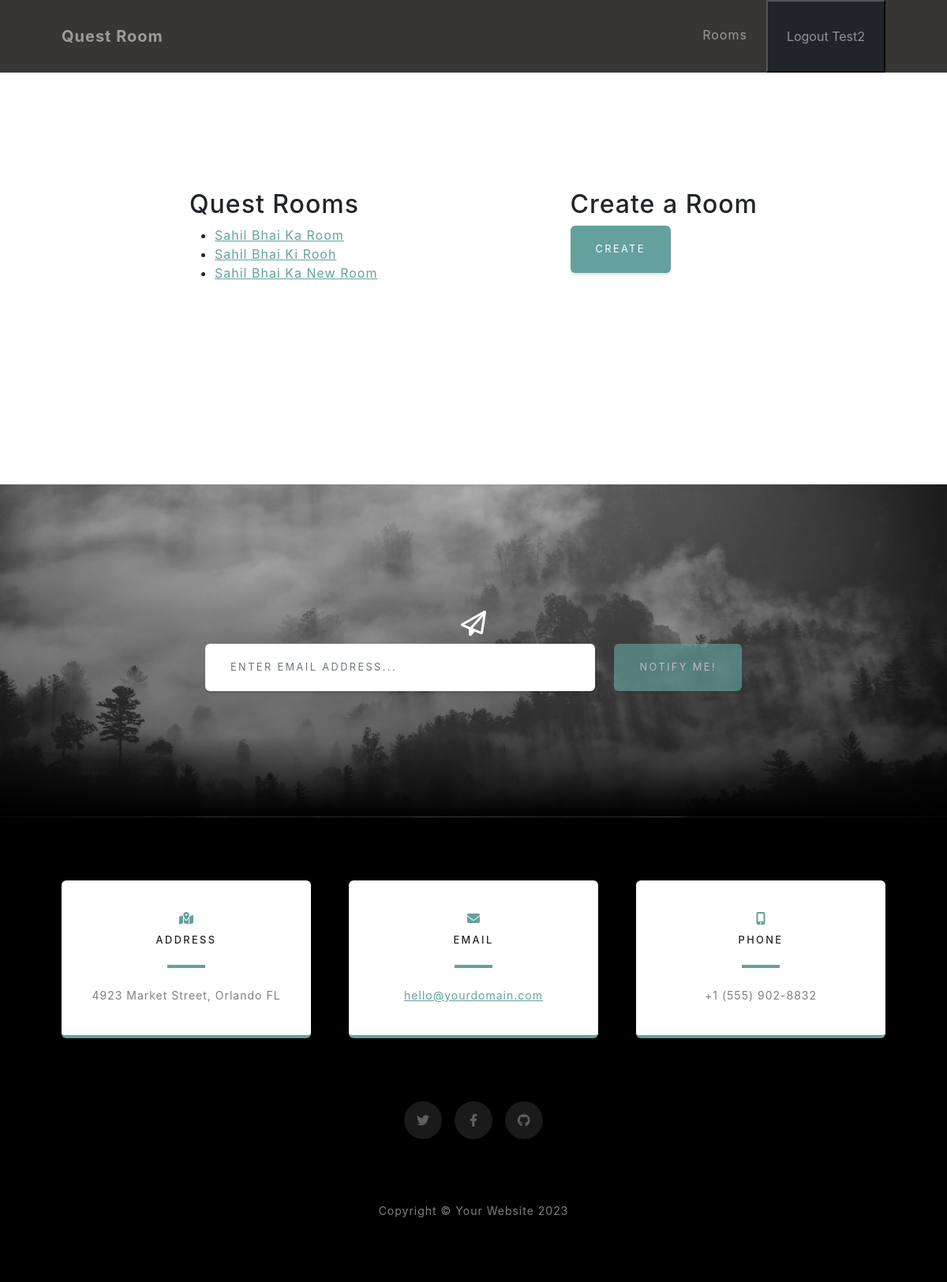
Before: /rooms/ (signed in) with the older database file.
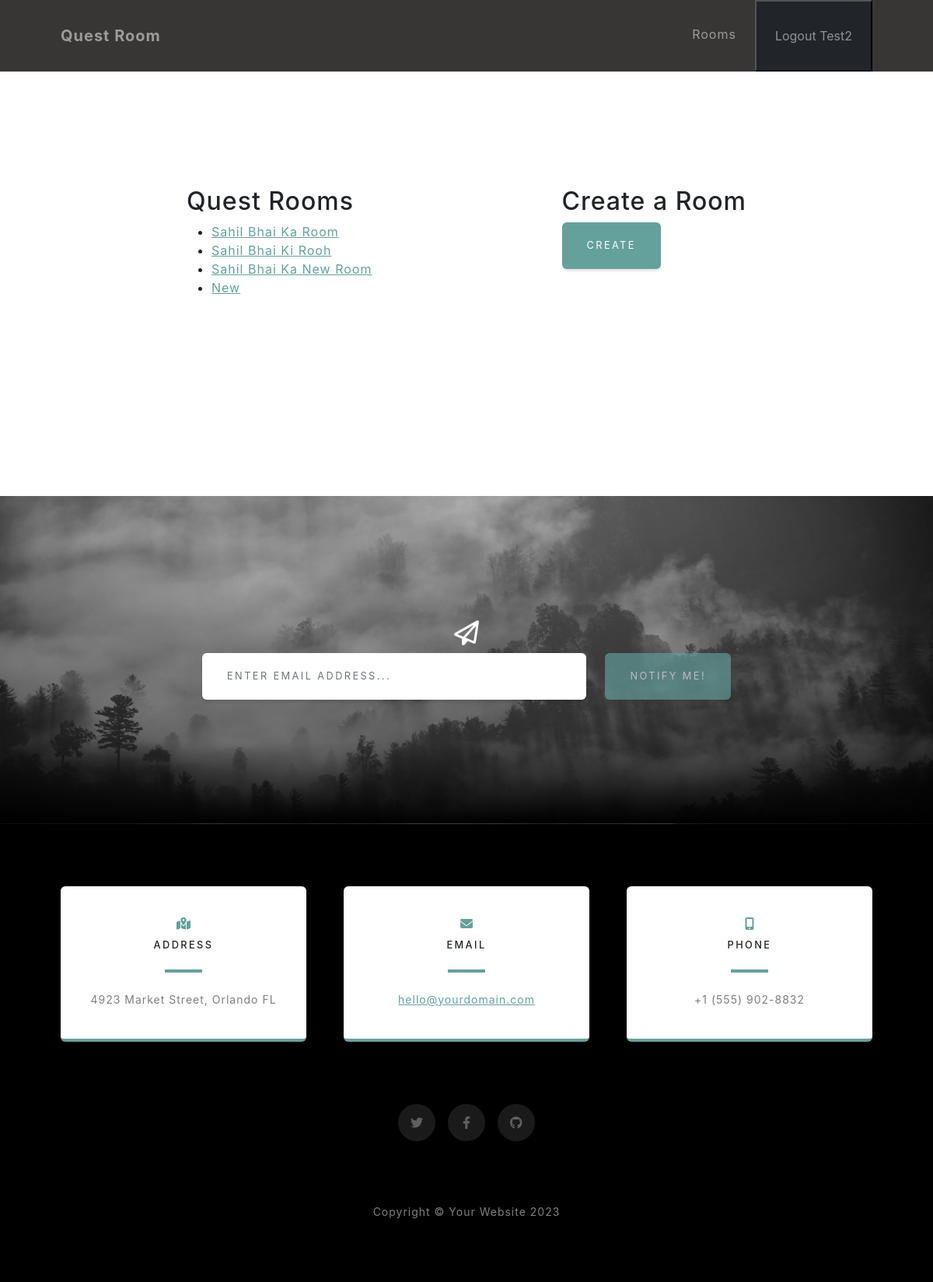
After: the same page with the newer database file.
### rooms/models.py (models this page shows, shortened)
class QuestRoom(models.Model):
    class RoomType(models.TextChoices):
        LEETCODE = 'LC', 'LeetCode'
    name = models.CharField(max_length=50)
    description = models.TextField()
    room_type = models.CharField(
        choices=RoomType.choices,
        default=RoomType.LEETCODE,
        max_length=2
    )
    created_by = models.ForeignKey(User, on_delete=models.CASCADE, related_name='rooms')
    members = models.ManyToManyField(User)
    expire_days = models.PositiveIntegerField(default=1)
    expires_at = models.DateTimeField()
    daily_required_points = models.PositiveIntegerField(default=1)
    created_at = models.DateTimeField(auto_now_add=True)
    updated_at = models.DateTimeField(auto_now=True)
    class Meta:
        unique_together = [['name', 'created_by']]

### rooms/views.py (the view)
# urls.py: path('rooms/', views.view_rooms, name='view_rooms'),
@login_required
def view_rooms(request):
    rooms = request.user.rooms.all()
    return render(request, 'rooms/user_rooms.html', {'rooms': rooms})

### rooms/templates/rooms/user_rooms.html (shortened to what this page needs)
{% extends 'rooms/base.html' %}
{% block content %}
    <section class="rooms-section">
        <div class="rooms-container">
            <div class="user-rooms">
                <h2>Quest Rooms</h2>
                <ul>
                    {% for room in rooms %}
                        <li>
                            <a href="{% url 'rooms:view_room' room_id=room.id %}">{{ room.name }}</a>
                        </li>
                    {% endfor %}
                </ul>
            </div>
            <div class="create-room">
                <h2>Create a Room</h2>
                <form action="{% url 'rooms:create_room' %}" method="post">
                    <button class="btn btn-primary" type="submit">Create</button>
                </form>
            </div>
        </div>
    </section>
{% endblock content %}

Changed rows visible on the page:
added QuestRoom: name "New"
